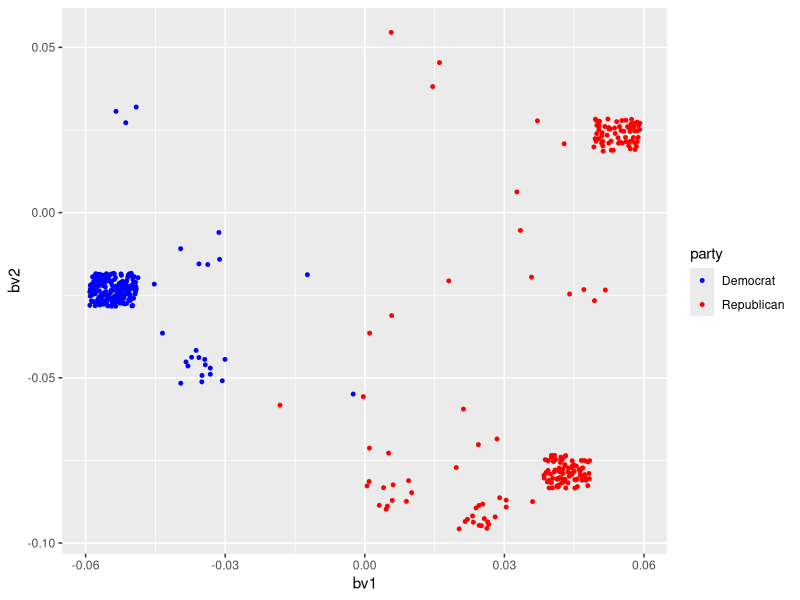
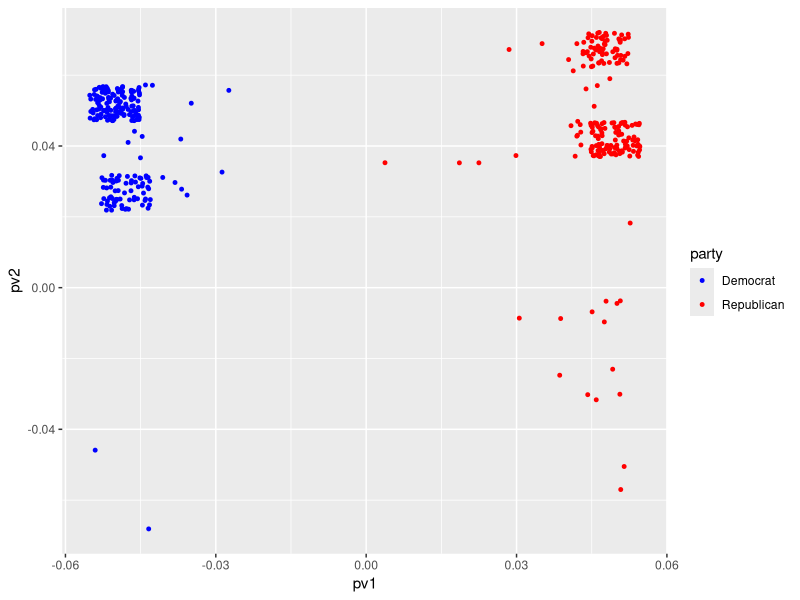
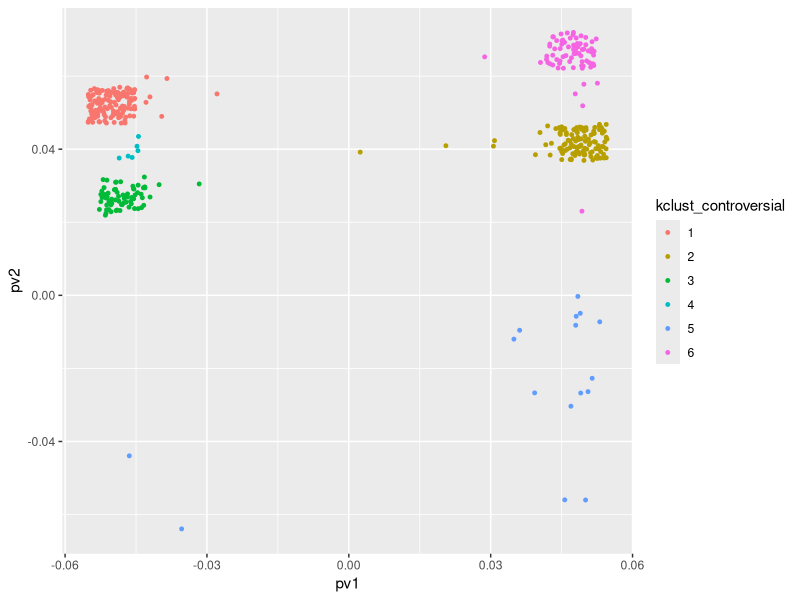
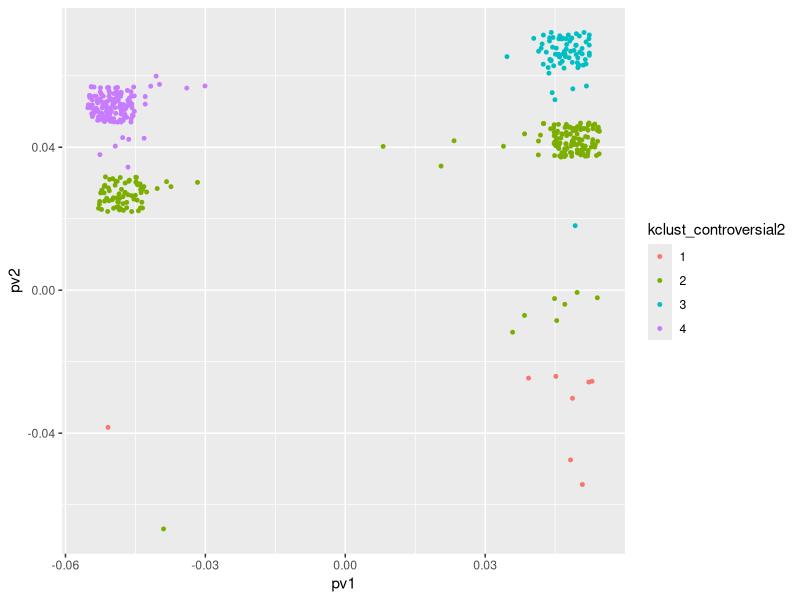
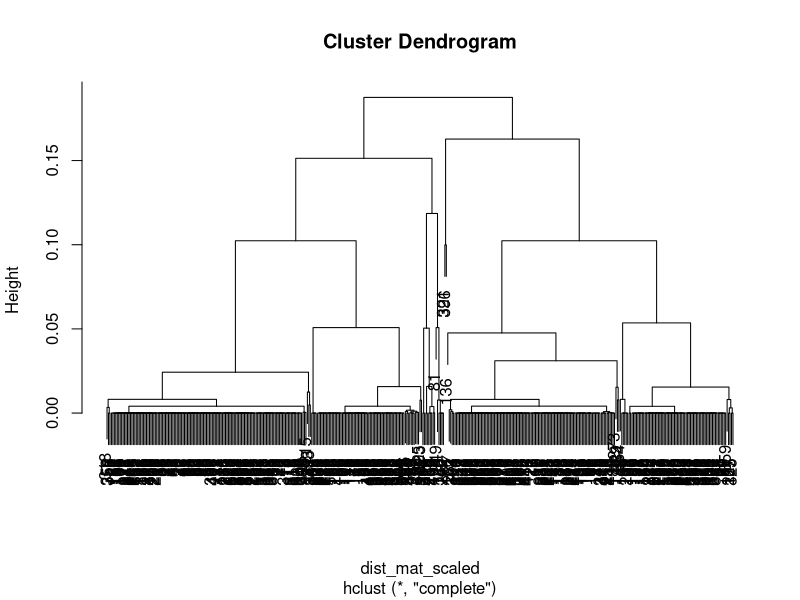
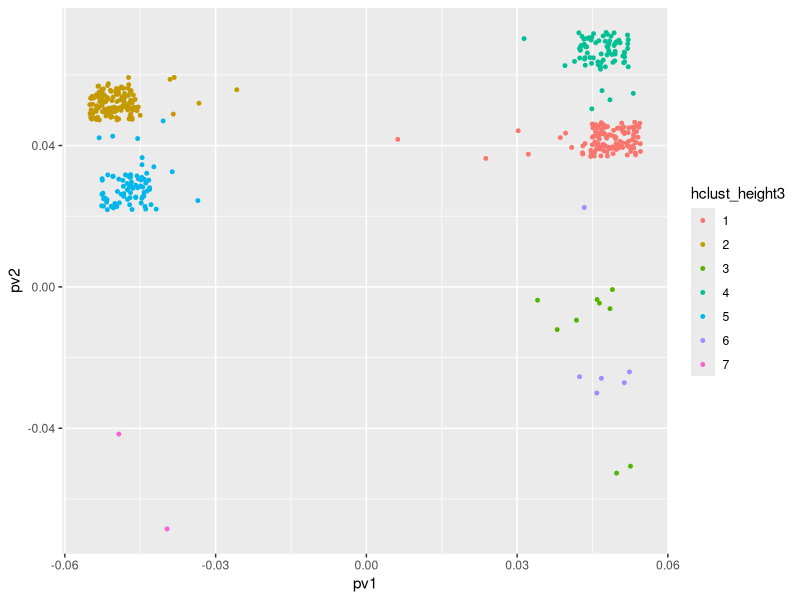
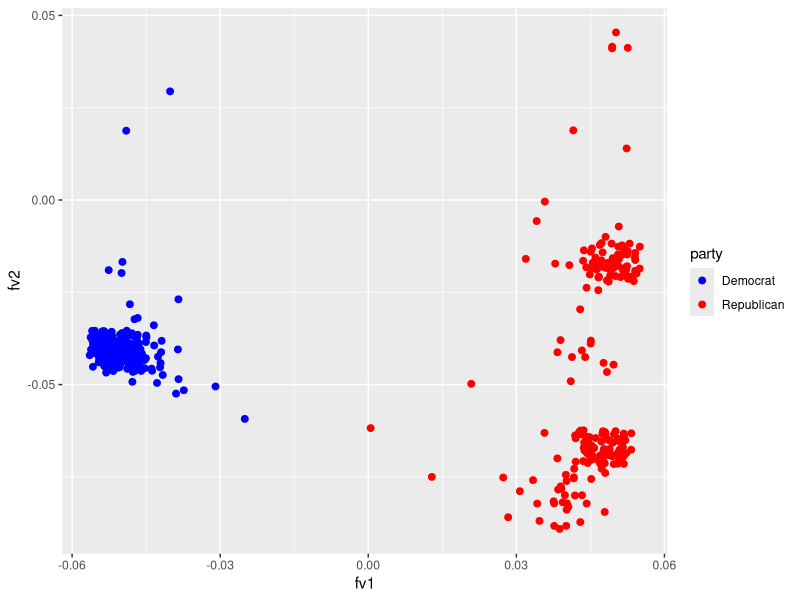
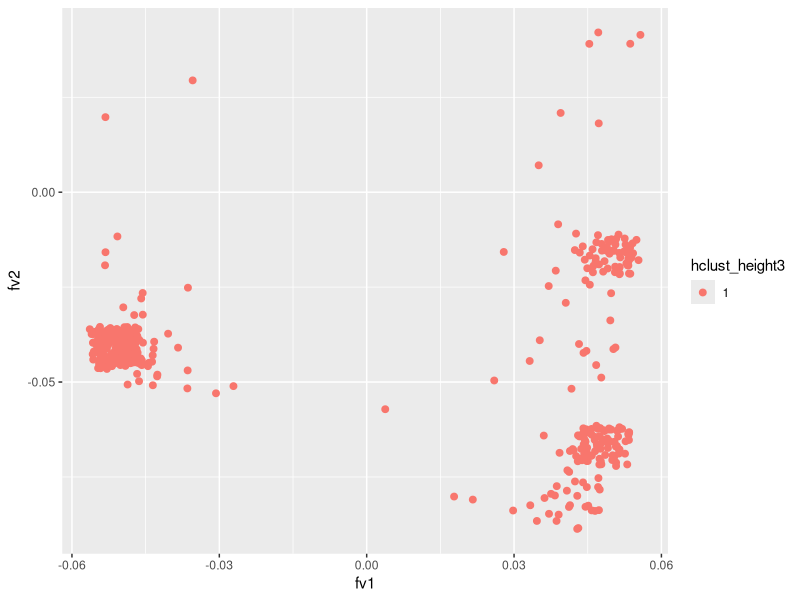

Reproduce these figures in R, in order.
## ---- chunk 1
knitr::opts_chunk$set(echo = TRUE)
## ---- chunk 2
library(readr)
library(ggplot2)
library(dplyr)
## ---- chunk 3
matrix<-read.csv("fullmatrix.csv")

B<-as.matrix(matrix[1:429,4:9])
btb<-t(B)%*%B
btb
eigen(btb)
## ---- chunk 4
bu1<-svd(btb)$u[,1]/norm(svd(btb)$u[,1],'2') #normalized dominate eigenvector
bu2<-svd(btb)$u[,2]/norm(svd(btb)$u[,2], '2') #normalized second eigenvector
btbval <- svd(btb)$d
head(bu1)

## ---- chunk 5
btbval/sum(btbval)
## ---- chunk 6
bbt <- B %*% t(B)
bv1 <- eigen(bbt)$vectors[,1]/norm(eigen(bbt)$vectors[,1],'2') #normalized v1
bv2 <- eigen(bbt)$vectors[,2]/norm(eigen(bbt)$vectors[,2],'2') #normalized v2

marijuana <- data.frame(
  name = matrix[1:429,2],
  party = matrix[1:429,3],
  bv1 = bv1,
  bv2 = bv2
)


ggplot() + 
  geom_jitter(data = marijuana, aes(x = bv1, y = bv2, color = party),size=1,height=.005,width=.005) +
  scale_color_manual(values = c("Democrat" = "blue", "Republican" = "red"))

## ---- chunk 7
Bappro <- sqrt(eigen(btb)$values[1]) * bu1 %*% t(bv1) + sqrt(eigen(btb)$values[2]) * bu2 %*% t(bv2)
Bappro
## ---- chunk 8
P<-as.matrix(matrix[1:429,10:24])
ptp<-t(P)%*%P
ptp
eigen(ptp)

pu1<-svd(ptp)$u[,1]/norm(svd(ptp)$u[,1],'2') #normalized dominate eigenvector
pu2<-svd(ptp)$u[,2]/norm(svd(ptp)$u[,2],'2') #normalized second eigenvector
ptpval <- svd(ptp)$d
## ---- chunk 9
ptpval/sum(ptpval)
## ---- chunk 10
ppt <- P %*% t(P)
pv1 <- eigen(ppt)$vectors[,1]/norm(eigen(ppt)$vectors[,1],'2') #normalized v1
pv2 <- eigen(ppt)$vectors[,2]/norm(eigen(ppt)$vectors[,2],'2') #normalized v2
pv3 <- eigen(ppt)$vectors[,3]/norm(eigen(ppt)$vectors[,3],'2') #normalized v3
controversial <- data.frame(
  name = matrix[1:429,2],
  party = matrix[1:429,3],
  pv1 = pv1,
  pv2 = pv2,
  pv3 = pv3
)
## ---- chunk 11
ggplot(controversial,aes(pv1,pv2)) + 
  geom_jitter(aes(color = party),size=1,width=.005,height=.005) +
  scale_color_manual(values = c("Democrat" = "blue", "Republican" = "red"))
## ---- chunk 12
Pappro <- sqrt(eigen(ptp)$values[1]) * pu1 %*% t(pv1) + sqrt(eigen(ptp)$values[2]) * pu2 %*% t(pv2)
Pappro
## ---- chunk 13
P_upperRepub <- filter(controversial,controversial$pv1 > 0, controversial$pv2 > 0.06)
#View(P_upperRepub)
P_upperRepub$name
## ---- chunk 14
P_lowerRepub <- filter(controversial, controversial$pv1 > 0.04, controversial$pv2< 0.05, controversial$pv2 > 0.03)
#View(P_lowerRepub)
P_lowerRepub$name
## ---- chunk 15
B_upperRepub <- filter(marijuana, marijuana$bv1 > 0.045, marijuana$bv2 > 0.018, marijuana$bv2 < 0.03)
#View(B_upperRepub)
B_upperRepub$name
## ---- chunk 16
B_lowerRepub <- filter(marijuana, marijuana$bv1 > 0.036, marijuana$bv2 < -0.07, marijuana$bv2 > -0.09)
#View(B_lowerRepub)
B_lowerRepub$name
## ---- chunk 17
intersect(B_upperRepub$name,P_upperRepub$name)
## ---- chunk 18
intersect(B_lowerRepub$name,P_lowerRepub$name)
## ---- chunk 19
intersect(B_upperRepub$name,P_lowerRepub$name)
## ---- chunk 20
intersect(B_lowerRepub$name,P_upperRepub$name)
## ---- chunk 21
controversial_k<-controversial%>% 
  select(pv1,pv2,pv3)
set.seed(169)
kclust_controversial<-kmeans(scale(controversial_k),centers=6)

head(kclust_controversial)


controversial<-controversial%>%
  mutate(kclust_controversial=as.factor(kclust_controversial$cluster))
ggplot(controversial,aes(pv1,pv2)) + 
  geom_jitter(aes(color = kclust_controversial),size=1,width=.005,height=.005) 
## ---- chunk 22
kclust_controversial2<-kmeans(controversial_k,centers=4)
head(kclust_controversial2)
controversial<-controversial%>%
  mutate(kclust_controversial2=as.factor(kclust_controversial2$cluster))
ggplot(controversial,aes(pv1,pv2)) + 
  geom_jitter(aes(color = kclust_controversial2),size=1,width=.005,height=.005) 
controversial$pv3
## ---- chunk 23
dist_mat_scaled<-dist((controversial_k))
hc_complete<-hclust(dist_mat_scaled,method="complete")
plot(hc_complete)
controversial<-controversial%>%
  mutate(hclust_height3=factor(cutree(hc_complete,h=.1)))
ggplot(controversial,aes(pv1,pv2)) + 
  geom_jitter(aes(color = hclust_height3),size=1,width=.005,height=.005)
## ---- chunk 24
Ful<-as.matrix(matrix[1:429,4:24])
ftf<-t(Ful)%*%Ful
ftf
eigen(ftf)

fu1<-svd(ftf)$u[,1]/norm(svd(ftf)$u[,1],'2') #normalized dominate eigenvector
fu2<-svd(ftf)$u[,2]/norm(svd(ftf)$u[,2],'2') #normalized second eigenvector
ftfval <- svd(ftf)$d
head(fu1)


ftfval/sum(ftfval)

fft <- Ful %*% t(Ful)
fv1 <- eigen(fft)$vectors[,1]/norm(eigen(fft)$vectors[,1],'2') #normalized v1
fv1
fv2 <- eigen(fft)$vectors[,2]/norm(eigen(fft)$vectors[,2],'2') #normalized v2

full <- data.frame(
  party = matrix[1:429,3],
  fv1 = fv1,
  fv2 = fv2
)


ggplot() + 
  geom_jitter(data = full, aes(x = fv1, y = fv2, color = party,label=controversial$name),size=2,width=.005,height=.005)+
  geom_text()+
  scale_color_manual(values = c("Democrat" = "blue", "Republican" = "red"))
## ---- chunk 25
full <- full %>%
  mutate(hclust_height3=factor(cutree(hc_complete,h=150)))%>%
  mutate(kclust_controversial2=as.factor(kclust_controversial$cluster))
  
ggplot() + 
  geom_jitter(data = full, aes(x = fv1, y = fv2, color = hclust_height3,label=controversial$name),size=2,width=.005,height=.005)

ggplot() + 
  geom_jitter(data = full, aes(x = fv1, y = fv2, color = kclust_controversial2,label=controversial$name),size=2,width=.005,height=.005)
## ---- chunk 26
Fappro <- sqrt(eigen(ftf)$values[1]) * fu1 %*% t(fv1) + sqrt(eigen(ftf)$values[2]) * fu2 %*% t(fv2)
Fappro
